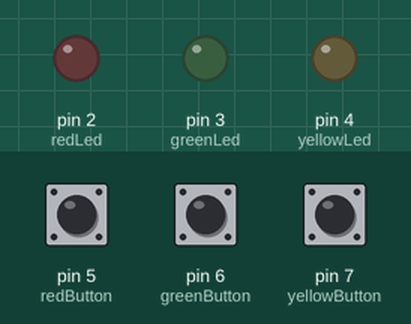
This sketch was run on a simulated Arduino Uno, built with avr-gcc and run on an emulated ATmega328P. On the bench: output pins drawn as LEDs (lit = HIGH). The inputs (shaded band) are chosen by the test bench; at power-on: pin 5 (redButton) LOW, pin 6 (greenButton) LOW, pin 7 (yellowButton) LOW.

Above: at 1.2 s.
1.3 s: pin 5 (redButton) pulled HIGH for 0.15 s
At 1.37 s:
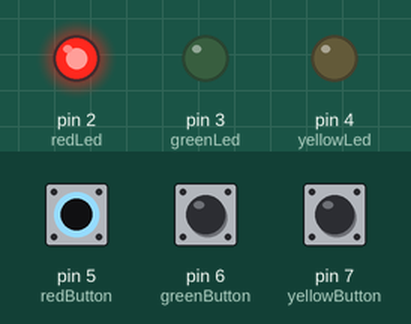
2.9 s: pin 6 (greenButton) pulled HIGH for 0.15 s
At 2.97 s:
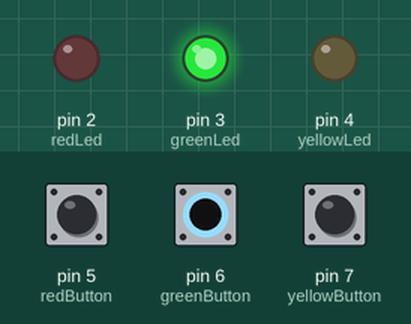
4.5 s: pin 7 (yellowButton) pulled HIGH for 0.15 s
At 4.57 s:
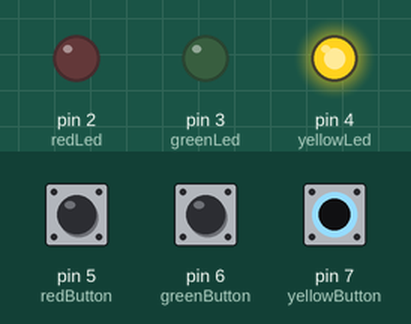
6.1 s: pin 7 (yellowButton) pulled HIGH for 3.2 s
At 10.5 s:
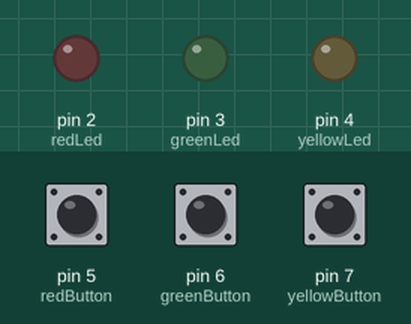
10.8 s: pin 5 (redButton) pulled HIGH for 3.2 s
At 11.7 s:
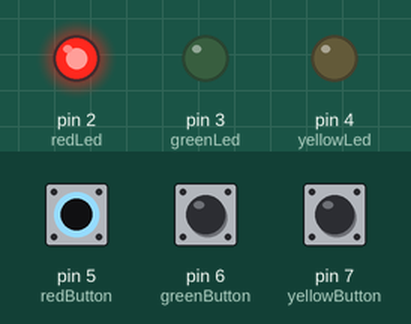
Timing chart, 0 to 15.5 s (numbered marks = the images above; inputs shaded):
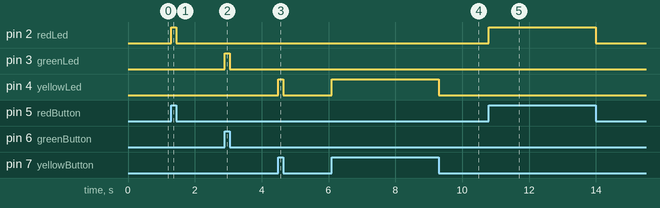

The sketch:

qiangdaqi.ino
```cpp
int redLed=2;
int greenLed=3;
int yellowLed=4;
int redButton=5;
int greenButton=6;
int yellowButton=7;

void init(){
  pinMode(redLed,OUTPUT);
  pinMode(greenLed,OUTPUT);
  pinMode(yellowLed,OUTPUT);
  pinMode(redButton,INPUT);
  pinMode(greenButton,INPUT);
  pinMode(yellowButton,INPUT);
}
void clearStatus(){
  digitalWrite(redLed,LOW);
  digitalWrite(greenLed,LOW);
  digitalWrite(yellowLed,LOW);
}
void setRed(){
  while(digitalRead(redButton)==HIGH){
    digitalWrite(redLed,HIGH);
    digitalWrite(greenLed,LOW);
    digitalWrite(yellowLed,LOW);
  }
  clearStatus();
}
void setGreen(){
  while(digitalRead(greenButton)==HIGH){
    digitalWrite(redLed,LOW);
    digitalWrite(greenLed,HIGH);
    digitalWrite(yellowLed,LOW);
  }
  clearStatus();
}
void setYellow(){
  while(digitalRead(yellowButton)==HIGH){
    digitalWrite(redLed,LOW);
    digitalWrite(greenLed,LOW);
    digitalWrite(yellowLed,HIGH);
  }
  clearStatus();
}
void setup() {
  // put your setup code here, to run once:
  init();
}

void loop() {
  // put your main code here, to run repeatedly:
  if(digitalRead(redButton)==HIGH) setRed();
  else if(digitalRead(greenButton)==HIGH) setGreen();
  else if(digitalRead(yellowButton)==HIGH) setYellow();
  else ;
}
```

Measured:
- after the input at 1.3 s, pin 2 (redLed): LOW → HIGH at once, → LOW 0.15 s later
- after the input at 2.9 s, pin 3 (greenLed): LOW → HIGH at once, → LOW 0.15 s later
- after the input at 4.5 s, pin 4 (yellowLed): LOW → HIGH at once, → LOW 0.15 s later
- after the input at 6.1 s, pin 4 (yellowLed): LOW → HIGH at once, → LOW 3.2 s later
- after the input at 10.8 s, pin 2 (redLed): LOW → HIGH at once, → LOW 3.2 s later
